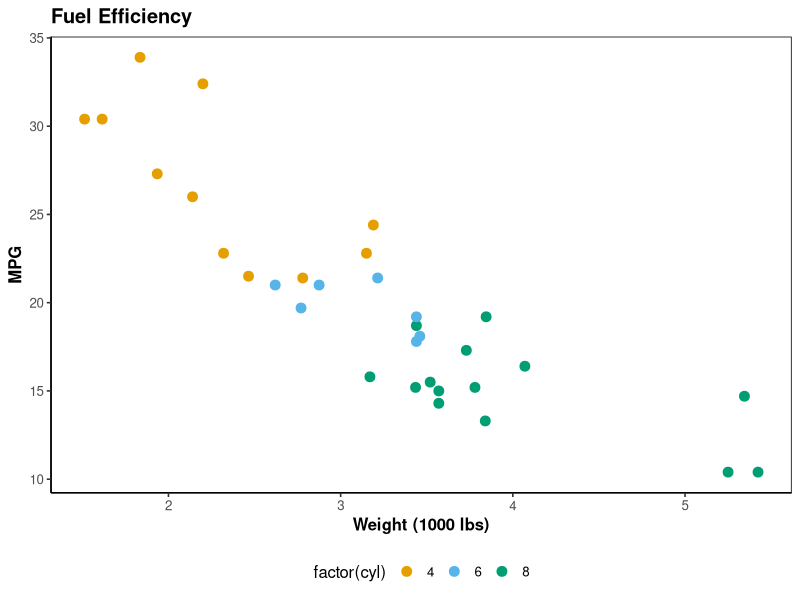
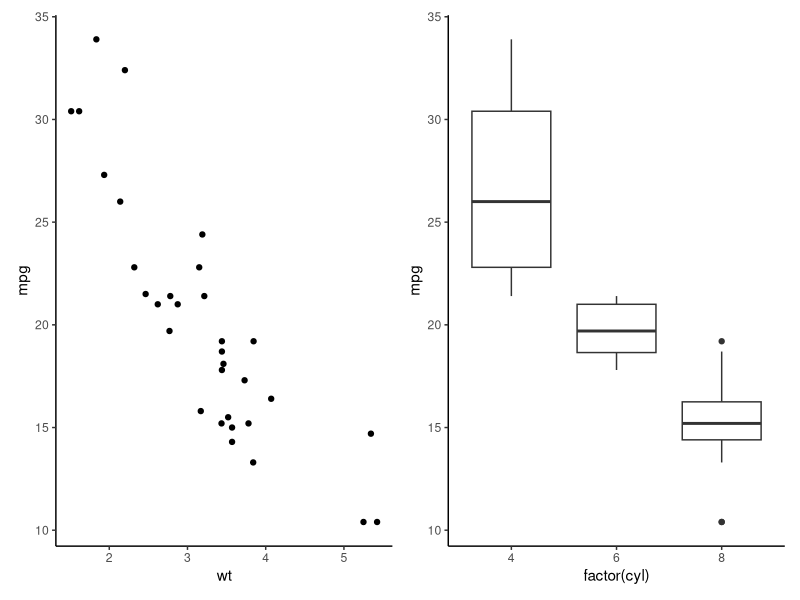
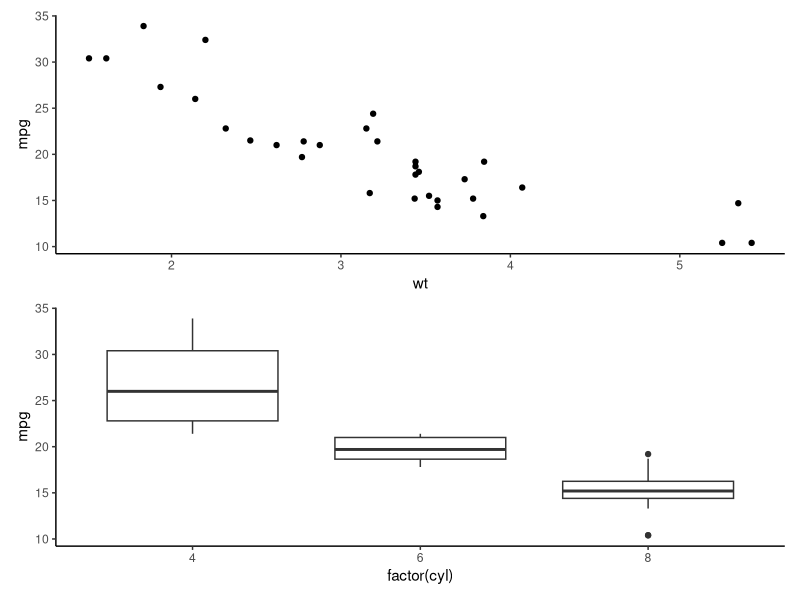
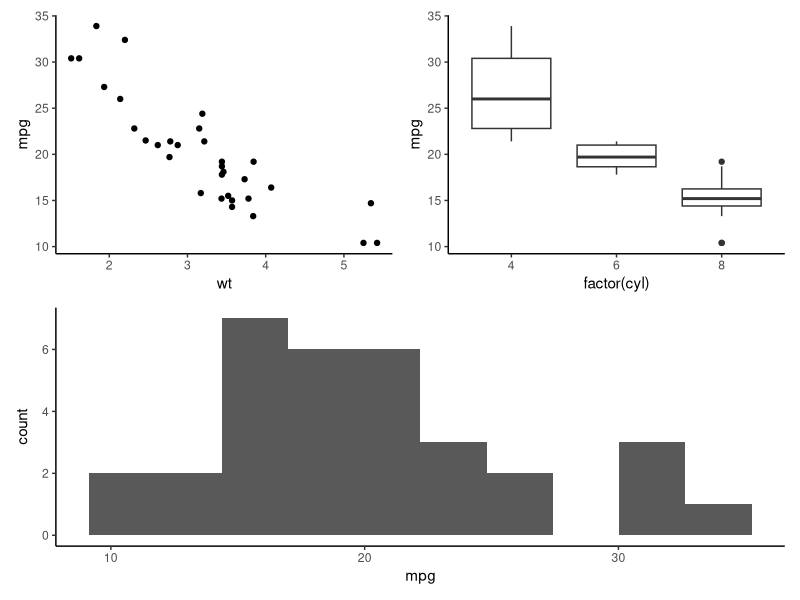
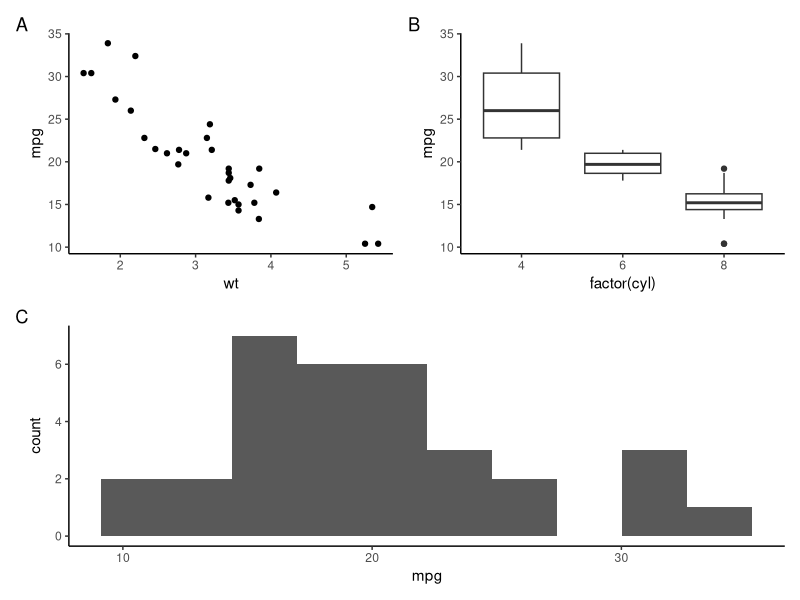
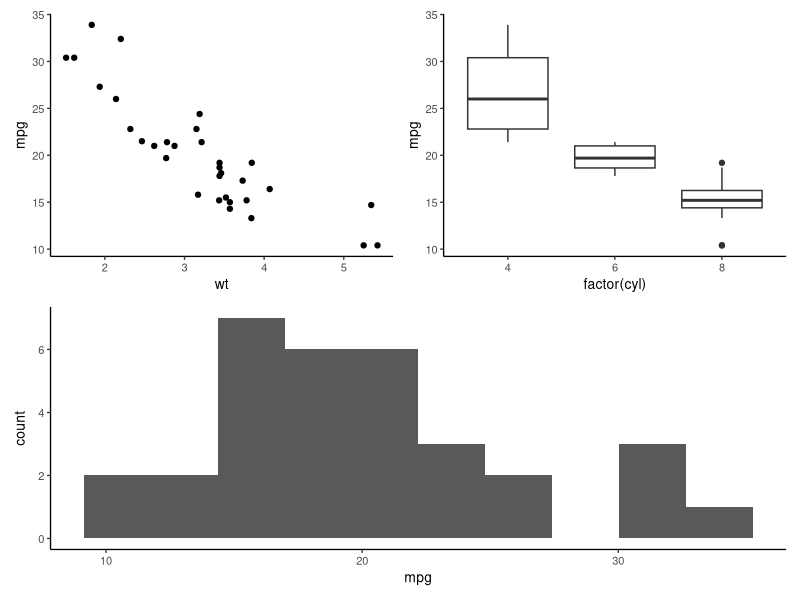
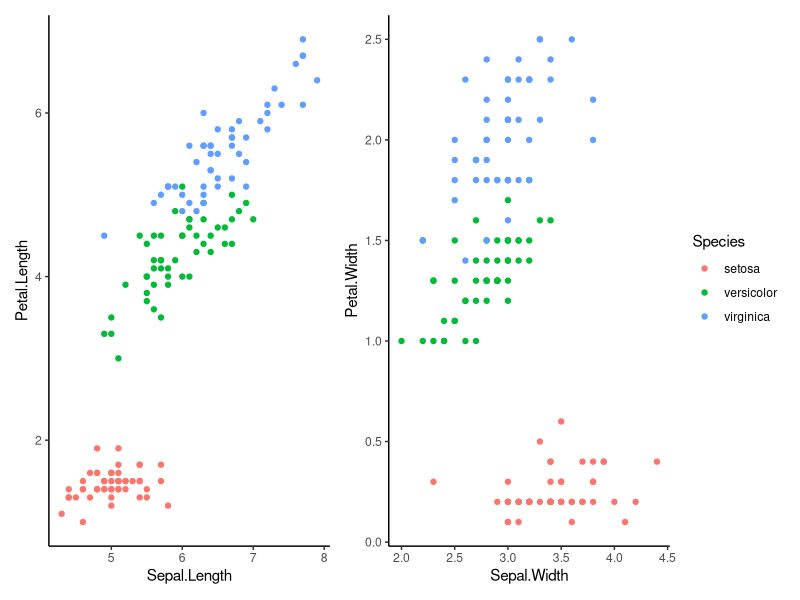

Recreate these plots in R, in order.
## ---- chunk 1
#| echo: true
library(tidyverse)

theme_publication <- function(base_size = 12) {
  theme_classic(base_size = base_size) +
    theme(
      plot.title = element_text(face = "bold"),
      axis.title = element_text(face = "bold"),
      panel.border = element_rect(fill = NA, color = "black"),
      legend.position = "bottom"
    )
}
## ---- chunk 2
#| echo: true
okabe_ito <- c("#E69F00", "#56B4E9", "#009E73",
               "#F0E442", "#0072B2", "#D55E00",
               "#CC79A7", "#999999")
## ---- chunk 3
#| echo: true
#| output-location: column
ggplot(mtcars, aes(wt, mpg,
                   color = factor(cyl))) +
  geom_point(size = 3) +
  scale_color_manual(values = okabe_ito) +
  labs(
    title = "Fuel Efficiency",
    x = "Weight (1000 lbs)",
    y = "MPG"
  ) +
  theme_publication()
## ---- chunk 4
#| echo: true
library(patchwork)
## ---- chunk 5
#| echo: true
p1 <- ggplot(mtcars, aes(wt, mpg)) +
  geom_point() + theme_classic()

p2 <- ggplot(mtcars, aes(factor(cyl), mpg)) +
  geom_boxplot() + theme_classic()

p3 <- ggplot(mtcars, aes(mpg)) +
  geom_histogram(bins = 10) + theme_classic()
## ---- chunk 6
#| echo: true
p1 + p2
## ---- chunk 7
#| echo: true
p1 / p2
## ---- chunk 8
#| echo: true
(p1 + p2) / p3
## ---- chunk 9
#| echo: true
(p1 + p2) / p3 +
  plot_annotation(tag_levels = "A")
## ---- chunk 10
#| echo: true
(p1 + p2) / p3 &
  theme_classic(base_size = 10) &
  theme(plot.tag = element_text(face = "bold"))
## ---- chunk 11
#| echo: true
#| fig-width: 10
pa <- ggplot(iris, aes(Sepal.Length, Petal.Length,
                       color = Species)) +
  geom_point() + theme_classic()

pb <- ggplot(iris, aes(Sepal.Width, Petal.Width,
                       color = Species)) +
  geom_point() + theme_classic()

pa + pb + plot_layout(guides = "collect")
